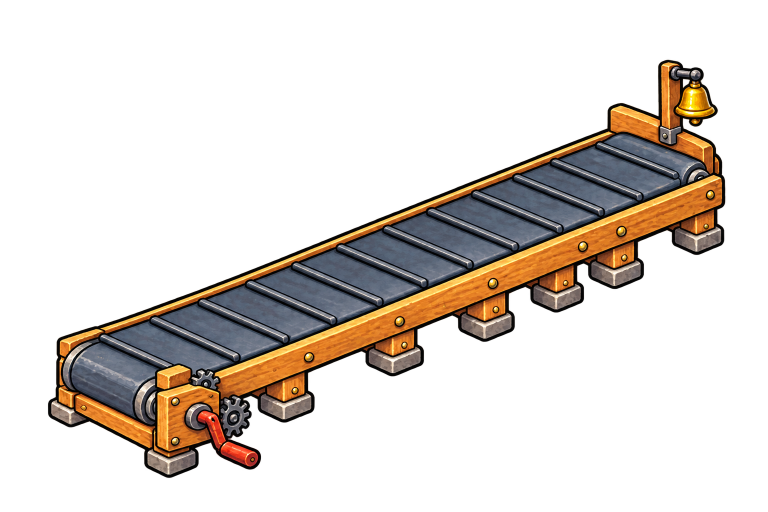
#> input picture art_source/buildings/sales_belt.png, 1536 x 1024 px, found by its file name (shown at 1/2 size)
$ python cut_belt.py art_source/buildings/sales_belt.png assets/sprites/props/sales_belt
#> lines starting #> are read from the running program, lines starting #| are printed output that depends on the picture
"""Cuts the painted sales belt (art_source/buildings/sales_belt.png, see sales_belt_sprite_prompt.md)
into three pieces, so SalesBelt can draw it at any length: the tank end (the crank), a section that
repeats and the booth end (the bell).

The painting is not quite 2:1: both its run and its ends slope about 0.39 instead of 0.5, as if
squashed upright. Narrowing it to SQUASH of its width fixes both. Positions below are in the
narrowed painting.

The run is measured by `s`, screen pixels across (x) along the belt's centre line from TANK_END
(the middle of the belt's top at the crank end), and `b`, screen pixels across over its width
(-HALF_WIDTH at the back edge, +HALF_WIDTH at the front). A cut goes across the belt at one `s`,
then straight up from its back edge and straight down from its front edge, so the legs and the bell
post stay whole. The section runs from SECTION_FROM to SECTION_TO, each cut just before a pair of
legs; the booth end starts at END_FROM, the same distance before another pair, so it joins the
section like the section joins itself. Each piece reaches OVERLAP pixels past its tank-side cut.

So the belt can run, its top is taken out of the pieces (SURFACE_FROM to SURFACE_TO along the run,
SURFACE_BACK to SURFACE_FRONT across: the belt shows further in front of the centre line than
behind it) and saved apart as `<prefix>_surface.png`: straightened, one pixel per painted pixel
along (x) and across (y, from SURFACE_BACK - SURFACE_MARGIN), one section long (two cleats), so it
repeats; the margin lies under the pieces, so no gap shows at its edges. SalesBelt
draws it scrolling under the pieces.

Prints each piece's top-left corner in the narrowed painting, for SalesBelt's constants, and saves
a preview of a belt with PREVIEW_SECTIONS sections next to the pieces.

Needs Pillow and NumPy. Usage:
  python tools/cut_belt.py art_source/buildings/sales_belt.png assets/sprites/props/sales_belt
"""
import sys

import numpy as np
from PIL import Image

SQUASH = 0.78
TANK_END = np.array([110.0, 768.0])
HALF_WIDTH = 65.0
SECTION_FROM = 390.0
SECTION_TO = 535.0
END_FROM = 645.0
# The belt's top between the end rollers, and the stretch of it saved as the repeating surface.
SURFACE_FROM = 6.0
SURFACE_TO = 928.0
SURFACE_BACK = -64
SURFACE_FRONT = 81
SURFACE_MARGIN = 2
# Alpha below this is the painting's faint glow, not the belt.
CLEAR_BELOW = 100
OVERLAP = 3.0
PREVIEW_SECTIONS = 4


def main(source: str, prefix: str) -> None:
#> called with source = 'art_source/buildings/sales_belt.png', prefix = 'assets/sprites/props/sales_belt'
    painting = Image.open(source).convert("RGBA")
#> painting is the input picture: PIL image 1536x1024 RGBA; mean R, G, B, A 45.2, 34.1, 23.7, 63.7
    width, height = painting.size
#> width = 1536; height = 1024
    painting = painting.resize((round(width * SQUASH), height), Image.LANCZOS)
#> painting: PIL image 1198x1024 RGBA
    image = np.array(painting)
    image[image[..., 3] < CLEAR_BELOW, 3] = 0
    image[image[..., 3] == 0, :3] = 0
    height, width = image.shape[:2]
#> width = 1198
    ys, xs = np.mgrid[0:height, 0:width]
    # Screen = TANK_END + s * (1, -1/2) + b * (1, 1/2).
    px, py = xs - TANK_END[0], ys - TANK_END[1]
    s, b = (px - 2.0 * py) / 2.0, (px + 2.0 * py) / 2.0

    surface = _straighten(image, SECTION_FROM, SECTION_TO - SECTION_FROM)
#> in _straighten, `out = (top * (1 - fy) + bottom * fy).round().astype(np.uint8)`:
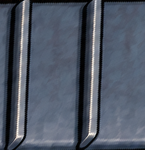
#> out: shape (150, 145, 4); mean R, G, B, A 79.5, 87.6, 101.8, 253; transparent parts drawn white
    Image.fromarray(surface).save("%s_surface.png" % prefix)
    on_top = (s > SURFACE_FROM) & (s < SURFACE_TO) & (b >= SURFACE_BACK) & (b <= SURFACE_FRONT)
    image[on_top] = 0
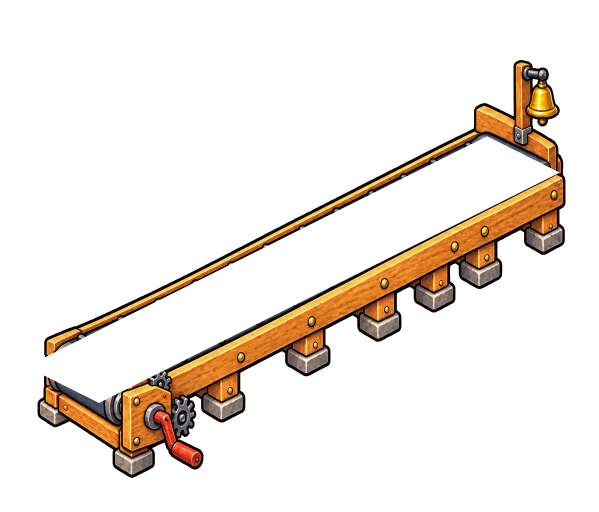
#> image: shape (1024, 1198, 4) (shown at 1/2 size); mean R, G, B, A 21.5, 14, 6.9, 36.1; transparent parts drawn white

    def tank_side(cut: float) -> np.ndarray:
        back_x = TANK_END[0] + cut - HALF_WIDTH
        front_x = TANK_END[0] + cut + HALF_WIDTH
        return np.where(b < -HALF_WIDTH, xs < back_x, np.where(b > HALF_WIDTH, xs < front_x, s < cut))

    pieces = {
        "tank": tank_side(SECTION_FROM + OVERLAP),
        "section": tank_side(SECTION_TO + OVERLAP) & ~tank_side(SECTION_FROM),
        "booth": ~tank_side(END_FROM),
    }
    corners = {}
    cut_images = {}
    for name, mask in pieces.items():
        piece = image.copy()
        piece[..., 3] = np.where(mask, piece[..., 3], 0)
        rows, cols = np.nonzero(piece[..., 3])
        left, top = int(cols.min()), int(rows.min())
        cut_images[name] = Image.fromarray(piece[top:rows.max() + 1, left:cols.max() + 1])
        cut_images[name].save("%s_%s.png" % (prefix, name))
        corners[name] = (left, top)
        print(name, (left, top))
#> this loop made 3 passes
#> (left, top) on passes 1 to 3: (75, 516), (435, 441), (690, 120)
#| tank (75, 516)
#| section (435, 441)
#| booth (690, 120)
#> pass 1, in main, `cut_images[name].save("%s_%s.png" % (prefix, name))`:
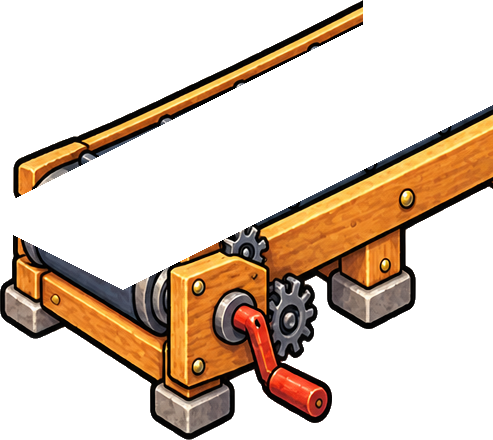
#> saved as sales_belt_tank.png: PIL image 493x440 RGBA; mean R, G, B, A 48, 31.2, 16.4, 82.3; transparent parts drawn white
#> pass 2, in main, `cut_images[name].save("%s_%s.png" % (prefix, name))`:
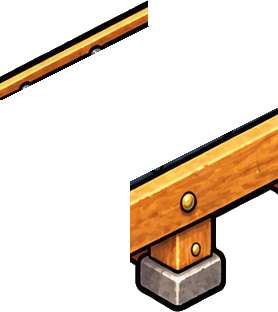
#> saved as sales_belt_section.png: PIL image 278x312 RGBA; mean R, G, B, A 61, 39.6, 17.4, 61.5; transparent parts drawn white
#> after the loop:
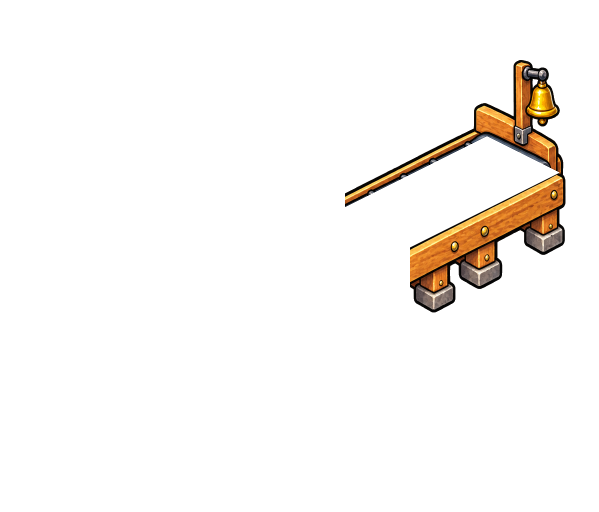
#> piece: shape (1024, 1198, 4) (shown at 1/2 size); mean R, G, B, A 21.5, 14, 6.9, 13.7; transparent parts drawn white
#> after the loop, corners = {'tank': (75, 516), 'section': (435, 441), 'booth': (690, 120)}; cut_images = 3 items

    # A preview drawn as SalesBelt draws it: the booth end first, then the sections from the far
    # end down, then the tank end on top.
    step = np.array([1.0, -0.5])
    section = SECTION_TO - SECTION_FROM
    length = SECTION_FROM + PREVIEW_SECTIONS * section + (width - END_FROM)
#> length = 1523
    preview = Image.new("RGBA", (int(length + 200), int(height + length * 0.5)), (240, 230, 200, 255))
    origin = np.array([0.0, length * 0.5])
#> origin = [0, 761.5]
    booth_shift = SECTION_FROM + PREVIEW_SECTIONS * section - END_FROM

    def paste(name: str, shift: float) -> None:
#> called with name = 'booth', shift = 325
        at = origin + np.array(corners[name]) + step * shift
#> at = [1015, 719]
        preview.alpha_composite(cut_images[name], (int(round(at[0])), int(round(at[1]))))
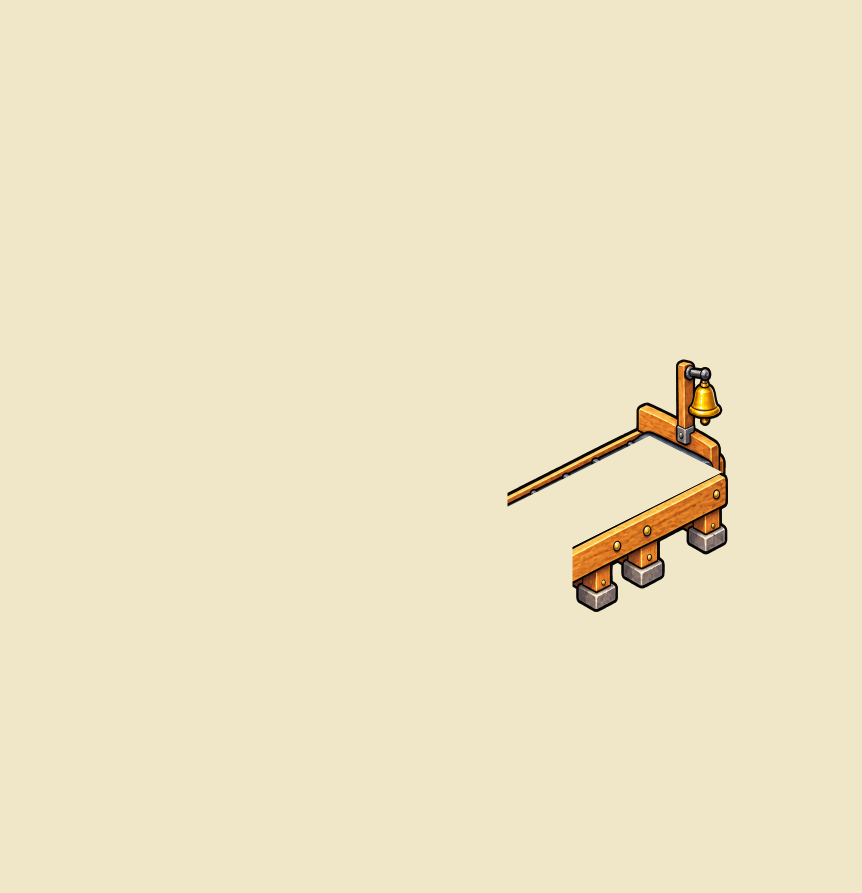
#> preview: PIL image 1723x1785 RGBA (shown at 1/2 size); mean R, G, B, A 238.1, 227.2, 196.7, 255

    paste("booth", booth_shift)
    for i in range(PREVIEW_SECTIONS - 1, -1, -1):
        paste("section", i * section)
#> this loop made 4 passes
#> at in paste on passes 1 to 4: [870, 985], [725, 1057.5], [580, 1130], [435, 1202.5]
    paste("tank", 0.0)
#> in paste (call 6), `at = origin + np.array(corners[name]) + step * shift`: at = [75, 1277.5]
#> in paste (call 6), `preview.alpha_composite(cut_images[name], (int(round(at[0])), int(roun..`:
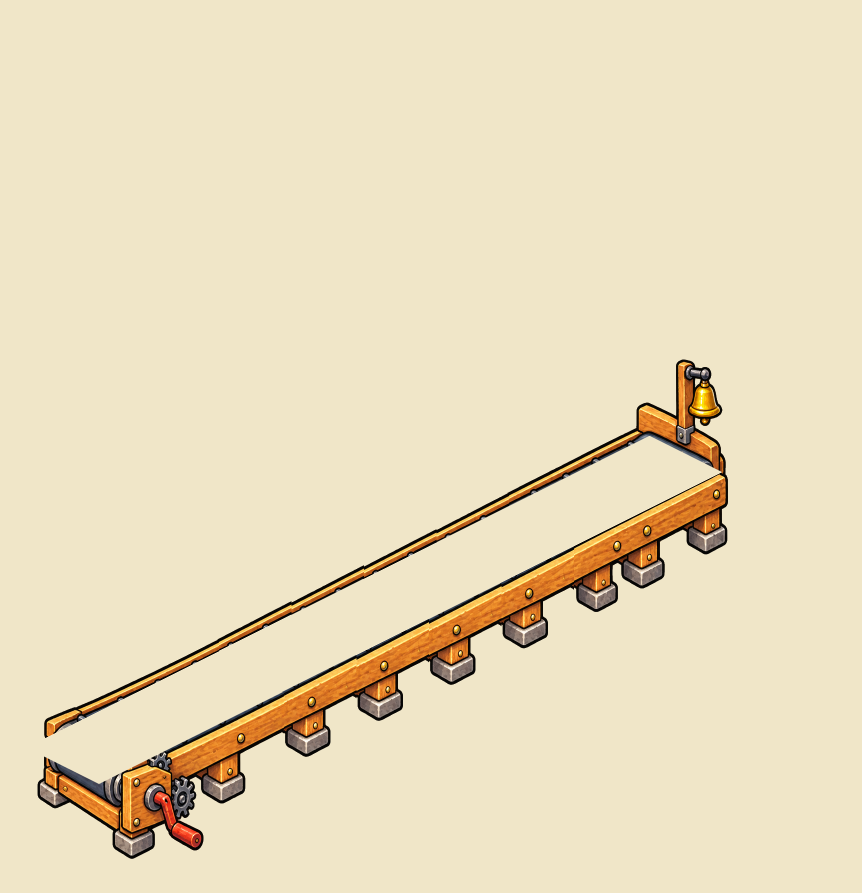
#> preview: PIL image 1723x1785 RGBA (shown at 1/2 size); mean R, G, B, A 233.8, 220.7, 189.2, 255
    preview.save("%s_preview.png" % prefix)


def _straighten(image: np.ndarray, start: float, length: float) -> np.ndarray:
    """The belt's top from `start`, `length` long, as a rectangle: x along the run, y across."""
    us, vs = np.meshgrid(np.arange(int(length)), np.arange(SURFACE_BACK - SURFACE_MARGIN, SURFACE_FRONT + SURFACE_MARGIN + 1))
    xs = TANK_END[0] + (start + us) + vs
    ys = TANK_END[1] - (start + us) * 0.5 + vs * 0.5
    x0, y0 = np.floor(xs).astype(int), np.floor(ys).astype(int)
    fx, fy = (xs - x0)[..., None], (ys - y0)[..., None]
    pixels = image.astype(float)
    top = pixels[y0, x0] * (1 - fx) + pixels[y0, x0 + 1] * fx
    bottom = pixels[y0 + 1, x0] * (1 - fx) + pixels[y0 + 1, x0 + 1] * fx
    out = (top * (1 - fy) + bottom * fy).round().astype(np.uint8)
    out[..., 3] = 255
    return out


if __name__ == "__main__":
    main(sys.argv[1], sys.argv[2])

$ run again, with art_source/buildings/booth_row_2.png copied over art_source/buildings/sales_belt.png
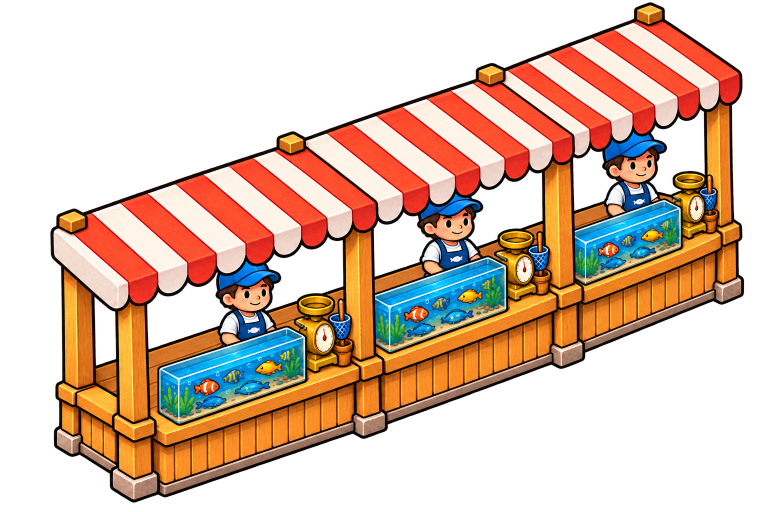
#> input picture art_source/buildings/booth_row_2.png, 1536 x 1024 px, found by its file name (shown at 1/2 size)
#> in main, painting is the input picture: PIL image 1536x1024 RGBA; mean R, G, B, A 109.5, 74.1, 51.6, 121.4
#> painting: PIL image 1198x1024 RGBA
#> in main, `image[on_top] = 0`:
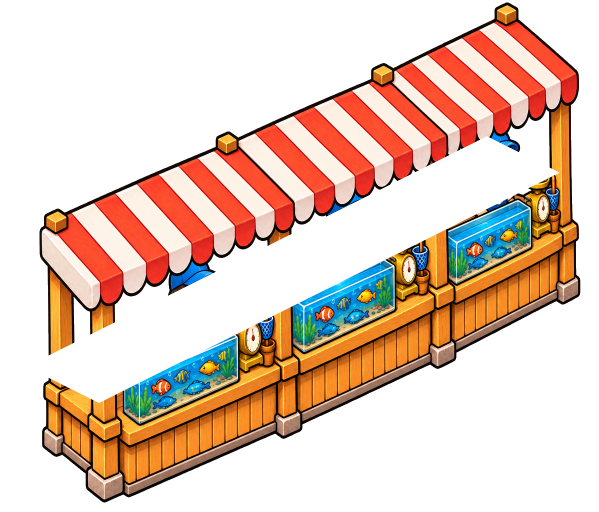
#> image: shape (1024, 1198, 4) (shown at 1/2 size); mean R, G, B, A 75.8, 51.2, 36.8, 102.5; transparent parts drawn white
#> the loop in main, `for name, mask in pieces.items():` made 3 passes
#> (left, top) on passes 1 to 3: (79, 271), (435, 226), (690, 5)
#> (printed output is left out)
#> after the loop in main, `for name, mask in pieces.items():`: corners = {'tank': (79, 271), 'section': (435, 226), 'booth': (690, 5)}; cut_images = 3 items
#> at = [1015, 604]
#> the loop in main, `for i in range(PREVIEW_SECTIONS - 1, -1, -1):` made 4 passes
#> at in paste on passes 1 to 4: [870, 770], [725, 842.5], [580, 915], [435, 987.5]
#> at = [79, 1032.5]
#> in paste (call 6), `preview.alpha_composite(cut_images[name], (int(round(at[0])), int(roun..`:
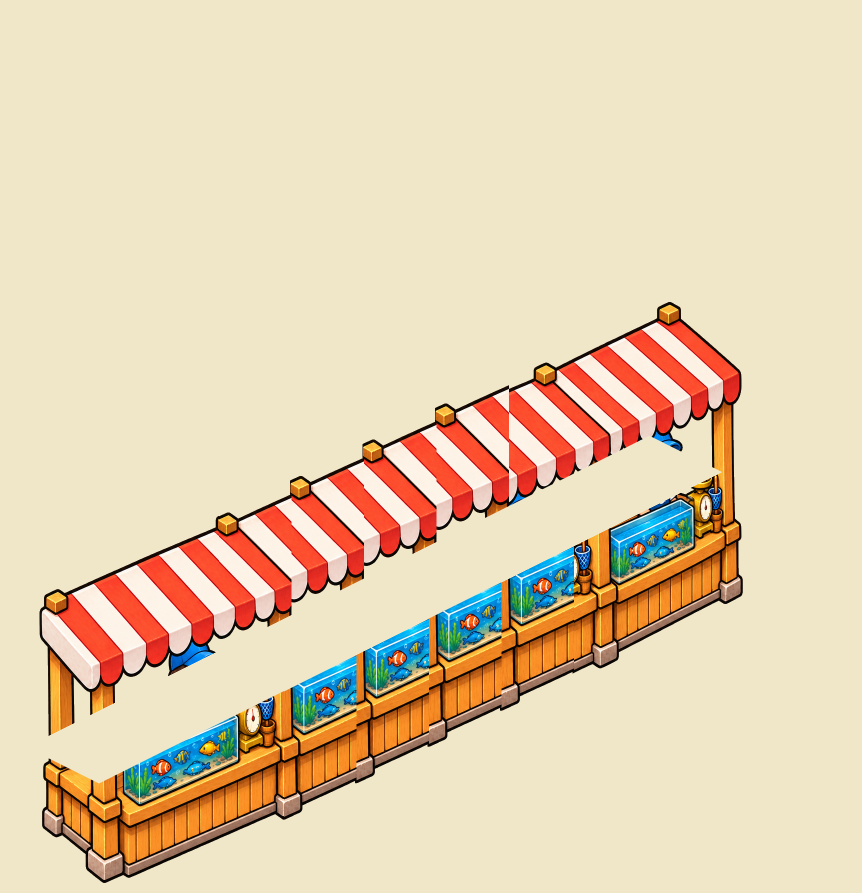
#> preview: PIL image 1723x1785 RGBA (shown at 1/2 size); mean R, G, B, A 228.4, 208.1, 177.3, 255

$ run again, with art_source/buildings/booth_row_perspective_guide.png copied over art_source/buildings/sales_belt.png
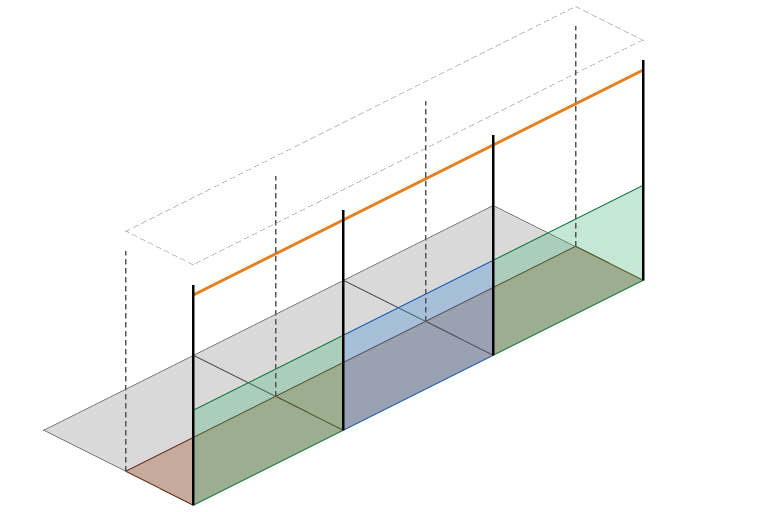
#> input picture art_source/buildings/booth_row_perspective_guide.png, 1536 x 1024 px, found by its file name (shown at 1/2 size)
#> in main, `image[on_top] = 0`:
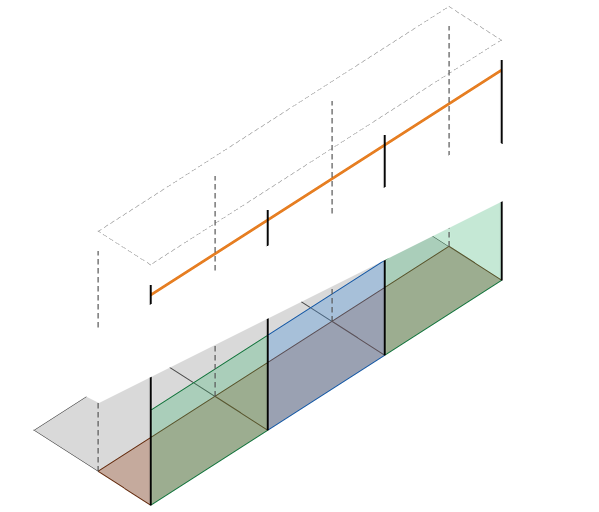
#> image: shape (1024, 1198, 4) (shown at 1/2 size); mean R, G, B, A 213.9, 215.5, 213.9, 227.1; transparent parts drawn white
#> the loop in main, `for name, mask in pieces.items():` made 3 passes
#> left on passes 1 to 3: 0, 435, 690
#> (printed output is left out)
#> after the loop in main, `for name, mask in pieces.items():`: corners = {'tank': (0, 0), 'section': (435, 0), 'booth': (690, 0)}; cut_images = 3 items
#> at = [1015, 599]
#> the loop in main, `for i in range(PREVIEW_SECTIONS - 1, -1, -1):` made 4 passes
#> at in paste on passes 1 to 4: [870, 544], [725, 616.5], [580, 689], [435, 761.5]
#> at = [0, 761.5]
#> in paste (call 6), `preview.alpha_composite(cut_images[name], (int(round(at[0])), int(roun..`:
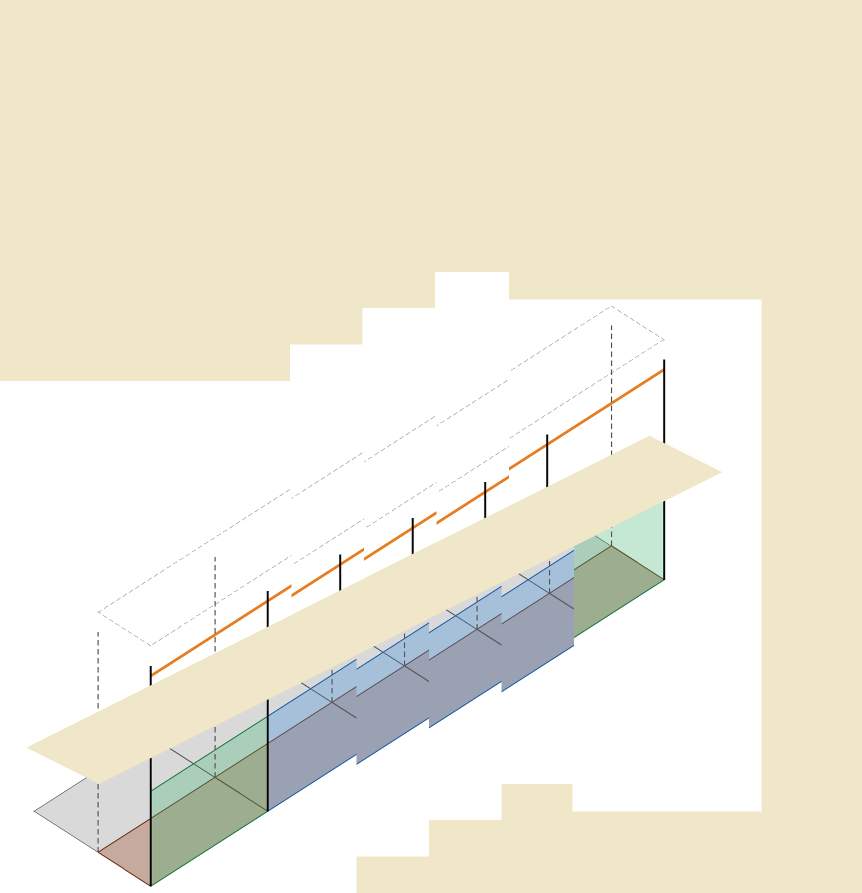
#> preview: PIL image 1723x1785 RGBA (shown at 1/2 size); mean R, G, B, A 239.3, 234.6, 218.2, 255
